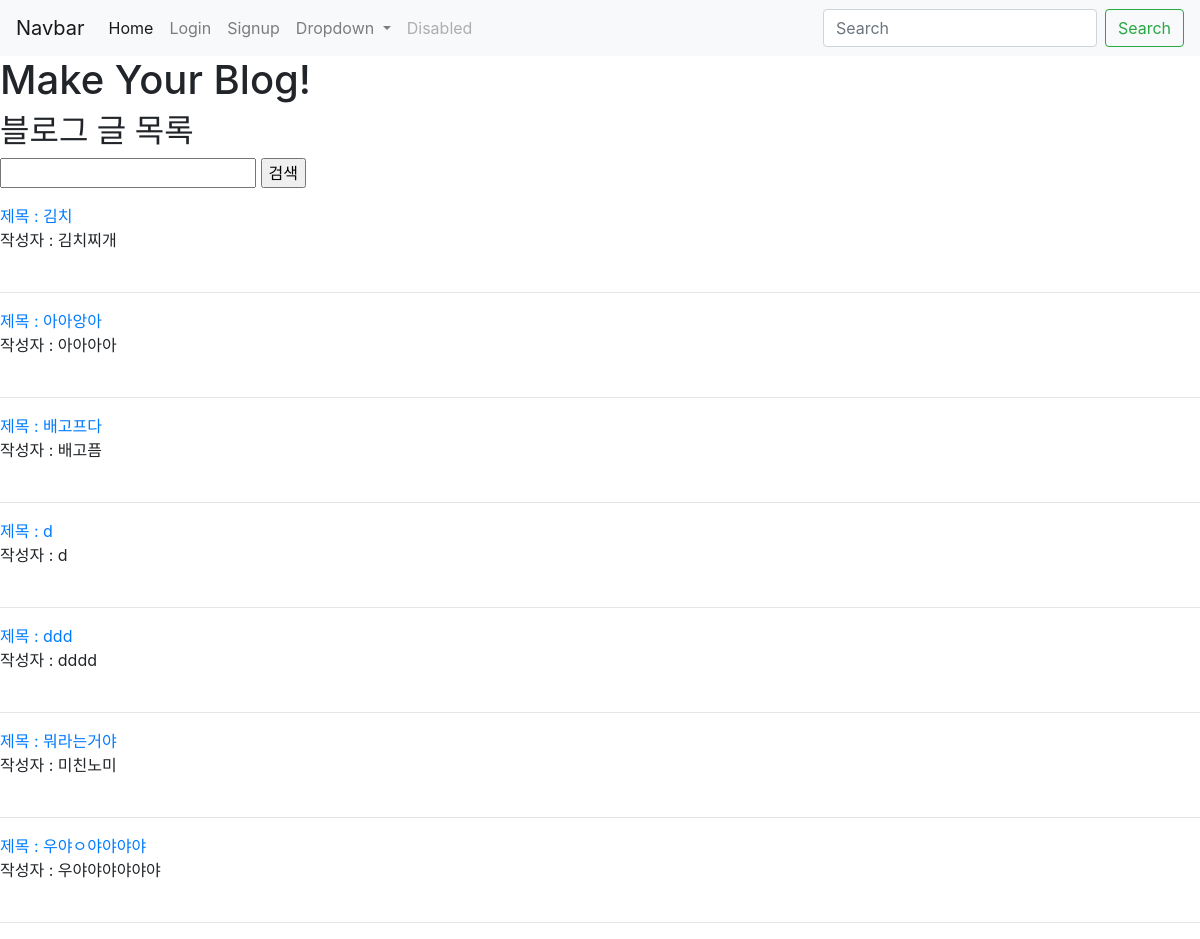
The page / on the database its author committed.
### blogapp/models.py (models this page shows)
class Blog(models.Model):
    title=models.CharField(max_length=200)
    writer = models.CharField(max_length=200)
    pub_date = models.DateTimeField('Date published')
    body = models.TextField()

### blogapp/views.py (the view)
# urls.py: 2. Add a URL to urlpatterns:  path('', views.home, name='home')
def home(request):
    blogs = Blog.objects.all()
    return render(request, 'home.html', {'blogs':blogs})

### blogapp/templates/home.html (shortened to what this page needs)
<body>
        {% extends 'base.html'%}
        {% block content%}
    <h1>Make Your Blog! </h1>
    <h2>블로그 글 목록</h2>
    <form action="{% url 'search' %}" method="get">
        <input type="text" name="q" value="{{ q }}">
        <input type="submit" value="검색">
    </form>
    {% for blog in blogs %}
    <a href="{% url 'detail' blog.id %}">
        제목 : {{blog.title}}
    </a>
    <br>
    작성자 : {{blog.writer}}
    <br>
    <br>
    <hr>
    {% endfor %}
    {% endblock %}

### rows shown on the page
Blog: title "김치", writer "김치찌개"
Blog: title "아아앙아", writer "아아아아"
Blog: title "배고프다", writer "배고픔"
Blog: title "d", writer "d"
Blog: title "ddd", writer "dddd"
Blog: title "뭐라는거야", writer "미친노미"
Blog: title "우야ㅇ야야야야", writer "우야야야야야야"
